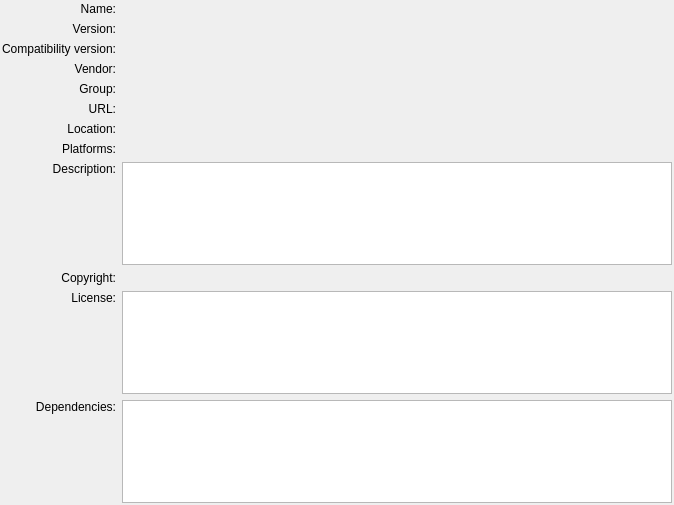
<?xml version="1.0" encoding="UTF-8"?>
<ui version="4.0">
 <class>PluginEngine::Internal::PluginDetailsView</class>
 <widget class="QWidget" name="PluginEngine::Internal::PluginDetailsView">
  <property name="geometry">
   <rect>
    <x>0</x>
    <y>0</y>
    <width>674</width>
    <height>505</height>
   </rect>
  </property>
  <layout class="QGridLayout">
   <property name="leftMargin">
    <number>2</number>
   </property>
   <property name="topMargin">
    <number>2</number>
   </property>
   <property name="rightMargin">
    <number>2</number>
   </property>
   <property name="bottomMargin">
    <number>2</number>
   </property>
   <item row="7" column="1">
    <widget class="QLabel" name="platforms"/>
   </item>
   <item row="8" column="0">
    <layout class="QVBoxLayout">
     <item>
      <widget class="QLabel" name="label_8">
       <property name="text">
        <string>Description:</string>
       </property>
       <property name="alignment">
        <set>Qt::AlignRight|Qt::AlignTrailing|Qt::AlignVCenter</set>
       </property>
       <property name="textInteractionFlags">
        <set>Qt::LinksAccessibleByMouse|Qt::TextSelectableByMouse</set>
       </property>
      </widget>
     </item>
     <item>
      <spacer>
       <property name="orientation">
        <enum>Qt::Vertical</enum>
       </property>
       <property name="sizeHint" stdset="0">
        <size>
         <width>20</width>
         <height>40</height>
        </size>
       </property>
      </spacer>
     </item>
    </layout>
   </item>
   <item row="1" column="1">
    <widget class="QLabel" name="version">
     <property name="textInteractionFlags">
      <set>Qt::LinksAccessibleByMouse|Qt::TextSelectableByMouse</set>
     </property>
    </widget>
   </item>
   <item row="0" column="0">
    <widget class="QLabel" name="label">
     <property name="text">
      <string>Name:</string>
     </property>
     <property name="alignment">
      <set>Qt::AlignRight|Qt::AlignTrailing|Qt::AlignVCenter</set>
     </property>
     <property name="textInteractionFlags">
      <set>Qt::LinksAccessibleByMouse|Qt::TextSelectableByMouse</set>
     </property>
    </widget>
   </item>
   <item row="2" column="0">
    <widget class="QLabel" name="label_3">
     <property name="text">
      <string>Compatibility version:</string>
     </property>
     <property name="alignment">
      <set>Qt::AlignRight|Qt::AlignTrailing|Qt::AlignVCenter</set>
     </property>
     <property name="textInteractionFlags">
      <set>Qt::LinksAccessibleByMouse|Qt::TextSelectableByMouse</set>
     </property>
    </widget>
   </item>
   <item row="10" column="1">
    <widget class="QTextEdit" name="license">
     <property name="tabChangesFocus">
      <bool>true</bool>
     </property>
     <property name="readOnly">
      <bool>true</bool>
     </property>
    </widget>
   </item>
   <item row="11" column="0">
    <layout class="QVBoxLayout">
     <item>
      <widget class="QLabel" name="label_10">
       <property name="text">
        <string>Dependencies:</string>
       </property>
       <property name="alignment">
        <set>Qt::AlignRight|Qt::AlignTrailing|Qt::AlignVCenter</set>
       </property>
       <property name="textInteractionFlags">
        <set>Qt::LinksAccessibleByMouse|Qt::TextSelectableByMouse</set>
       </property>
      </widget>
     </item>
     <item>
      <spacer>
       <property name="orientation">
        <enum>Qt::Vertical</enum>
       </property>
       <property name="sizeHint" stdset="0">
        <size>
         <width>20</width>
         <height>40</height>
        </size>
       </property>
      </spacer>
     </item>
    </layout>
   </item>
   <item row="0" column="1">
    <widget class="QLabel" name="name">
     <property name="textInteractionFlags">
      <set>Qt::LinksAccessibleByMouse|Qt::TextSelectableByMouse</set>
     </property>
    </widget>
   </item>
   <item row="1" column="0">
    <widget class="QLabel" name="label_2">
     <property name="text">
      <string>Version:</string>
     </property>
     <property name="alignment">
      <set>Qt::AlignRight|Qt::AlignTrailing|Qt::AlignVCenter</set>
     </property>
     <property name="textInteractionFlags">
      <set>Qt::LinksAccessibleByMouse|Qt::TextSelectableByMouse</set>
     </property>
    </widget>
   </item>
   <item row="3" column="0">
    <widget class="QLabel" name="label_4">
     <property name="text">
      <string>Vendor:</string>
     </property>
     <property name="alignment">
      <set>Qt::AlignRight|Qt::AlignTrailing|Qt::AlignVCenter</set>
     </property>
     <property name="textInteractionFlags">
      <set>Qt::LinksAccessibleByMouse|Qt::TextSelectableByMouse</set>
     </property>
    </widget>
   </item>
   <item row="11" column="1">
    <widget class="QListWidget" name="dependencies"/>
   </item>
   <item row="6" column="0">
    <widget class="QLabel" name="label_7">
     <property name="text">
      <string>Location:</string>
     </property>
     <property name="alignment">
      <set>Qt::AlignRight|Qt::AlignTrailing|Qt::AlignVCenter</set>
     </property>
     <property name="textInteractionFlags">
      <set>Qt::LinksAccessibleByMouse|Qt::TextSelectableByMouse</set>
     </property>
    </widget>
   </item>
   <item row="6" column="1">
    <widget class="QLabel" name="location">
     <property name="wordWrap">
      <bool>false</bool>
     </property>
     <property name="textInteractionFlags">
      <set>Qt::TextBrowserInteraction</set>
     </property>
    </widget>
   </item>
   <item row="7" column="0">
    <widget class="QLabel" name="platformsDescriptionLabel">
     <property name="text">
      <string>Platforms:</string>
     </property>
     <property name="alignment">
      <set>Qt::AlignRight|Qt::AlignTrailing|Qt::AlignVCenter</set>
     </property>
    </widget>
   </item>
   <item row="5" column="0">
    <widget class="QLabel" name="label_6">
     <property name="text">
      <string>URL:</string>
     </property>
     <property name="alignment">
      <set>Qt::AlignRight|Qt::AlignTrailing|Qt::AlignVCenter</set>
     </property>
     <property name="textInteractionFlags">
      <set>Qt::LinksAccessibleByMouse|Qt::TextSelectableByMouse</set>
     </property>
    </widget>
   </item>
   <item row="5" column="1">
    <widget class="QLabel" name="url">
     <property name="openExternalLinks">
      <bool>true</bool>
     </property>
     <property name="textInteractionFlags">
      <set>Qt::TextBrowserInteraction</set>
     </property>
    </widget>
   </item>
   <item row="3" column="1">
    <widget class="QLabel" name="vendor">
     <property name="textInteractionFlags">
      <set>Qt::LinksAccessibleByMouse|Qt::TextSelectableByMouse</set>
     </property>
    </widget>
   </item>
   <item row="4" column="0">
    <widget class="QLabel" name="label_11">
     <property name="text">
      <string>Group:</string>
     </property>
     <property name="alignment">
      <set>Qt::AlignRight|Qt::AlignTrailing|Qt::AlignVCenter</set>
     </property>
     <property name="textInteractionFlags">
      <set>Qt::LinksAccessibleByMouse|Qt::TextSelectableByMouse</set>
     </property>
    </widget>
   </item>
   <item row="2" column="1">
    <widget class="QLabel" name="compatVersion">
     <property name="textInteractionFlags">
      <set>Qt::LinksAccessibleByMouse|Qt::TextSelectableByMouse</set>
     </property>
    </widget>
   </item>
   <item row="8" column="1">
    <widget class="QTextEdit" name="description">
     <property name="tabChangesFocus">
      <bool>true</bool>
     </property>
     <property name="readOnly">
      <bool>true</bool>
     </property>
    </widget>
   </item>
   <item row="9" column="0">
    <widget class="QLabel" name="label_5">
     <property name="text">
      <string>Copyright:</string>
     </property>
     <property name="alignment">
      <set>Qt::AlignRight|Qt::AlignTrailing|Qt::AlignVCenter</set>
     </property>
     <property name="textInteractionFlags">
      <set>Qt::LinksAccessibleByMouse|Qt::TextSelectableByMouse</set>
     </property>
    </widget>
   </item>
   <item row="9" column="1">
    <widget class="QLabel" name="copyright">
     <property name="textInteractionFlags">
      <set>Qt::LinksAccessibleByMouse|Qt::TextSelectableByMouse</set>
     </property>
    </widget>
   </item>
   <item row="10" column="0">
    <layout class="QVBoxLayout">
     <item>
      <widget class="QLabel" name="label_9">
       <property name="text">
        <string>License:</string>
       </property>
       <property name="alignment">
        <set>Qt::AlignRight|Qt::AlignTrailing|Qt::AlignVCenter</set>
       </property>
       <property name="textInteractionFlags">
        <set>Qt::LinksAccessibleByMouse|Qt::TextSelectableByMouse</set>
       </property>
      </widget>
     </item>
     <item>
      <spacer>
       <property name="orientation">
        <enum>Qt::Vertical</enum>
       </property>
       <property name="sizeHint" stdset="0">
        <size>
         <width>17</width>
         <height>13</height>
        </size>
       </property>
      </spacer>
     </item>
    </layout>
   </item>
   <item row="4" column="1">
    <widget class="QLabel" name="component">
     <property name="text">
      <string/>
     </property>
     <property name="textInteractionFlags">
      <set>Qt::LinksAccessibleByMouse|Qt::TextSelectableByMouse</set>
     </property>
    </widget>
   </item>
  </layout>
 </widget>
 <resources/>
 <connections/>
</ui>
